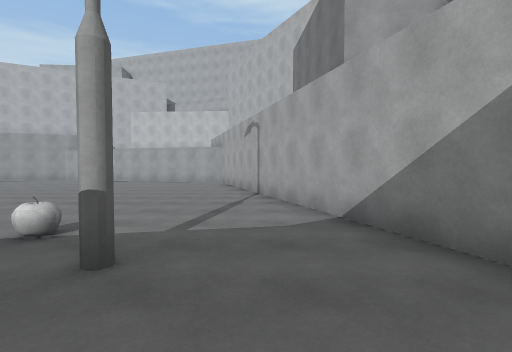
View 1 (above)

17 first-person views from a walk through a 3-D level made in the Unity game engine. The camera is 1.5 m above the floor, tilts 2° down and sees 85° across. The floor is counted in squares, 2 m on a side. Each view is taken from the middle of a square. On the plan, view 1 faces up. The plan holds only what a view shows up to about 10 squares ahead; the rest is blank. The place goes on beyond the plan. Surface patterns are stand-ins for the level's own textures.

View 2
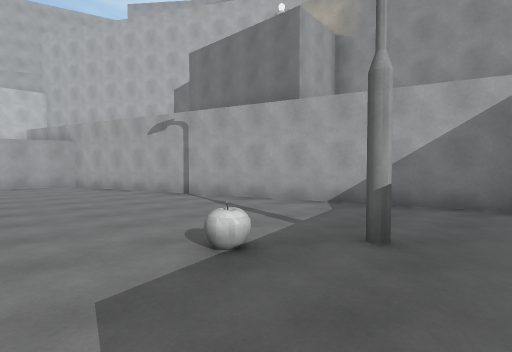

View 3
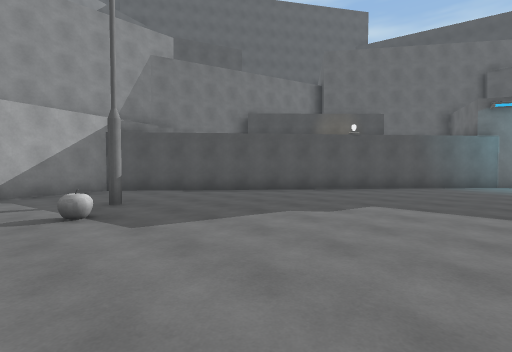

View 4
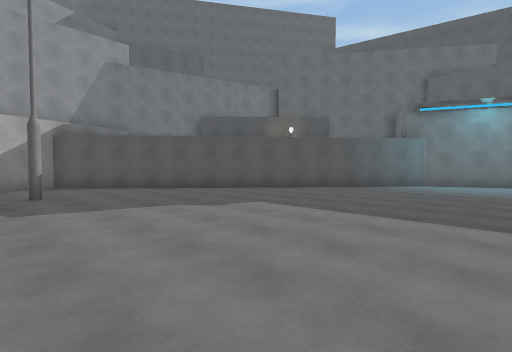

View 5
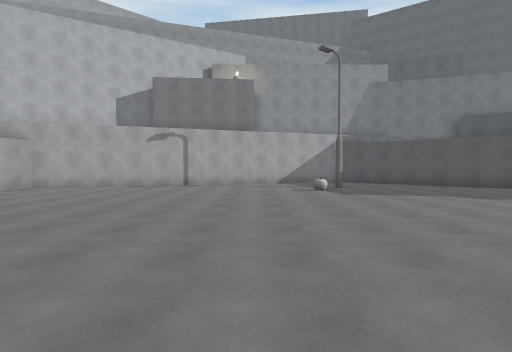

View 6
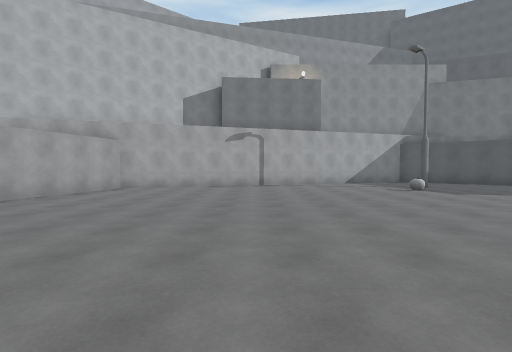

View 7
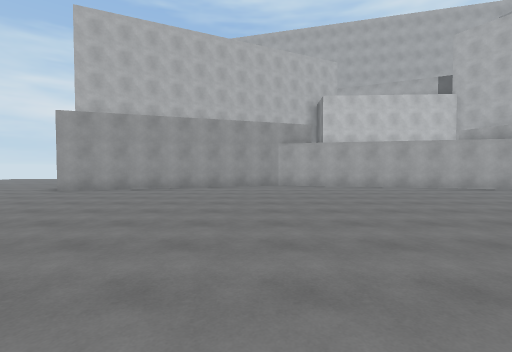

View 8
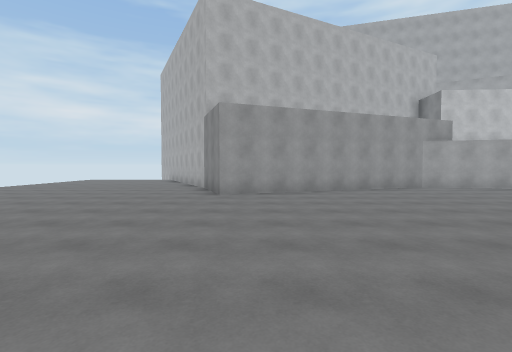

View 9
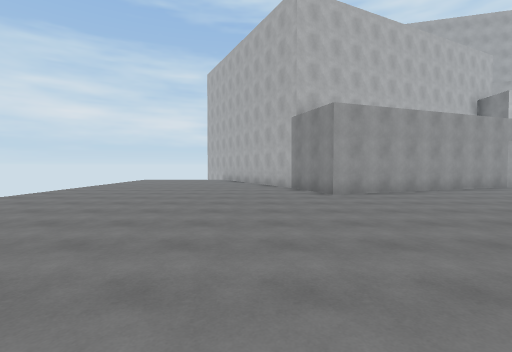

View 10
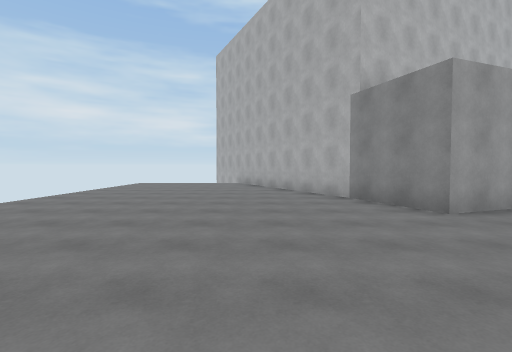

View 11
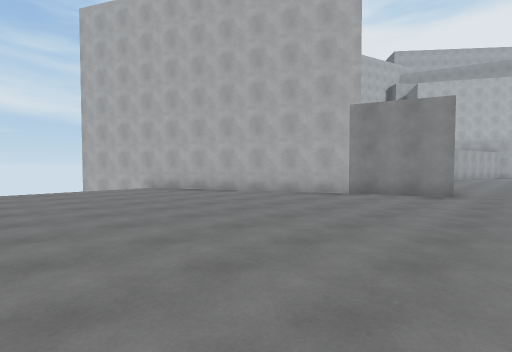

View 12
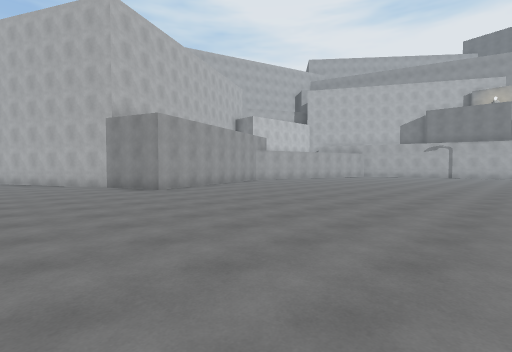

View 13
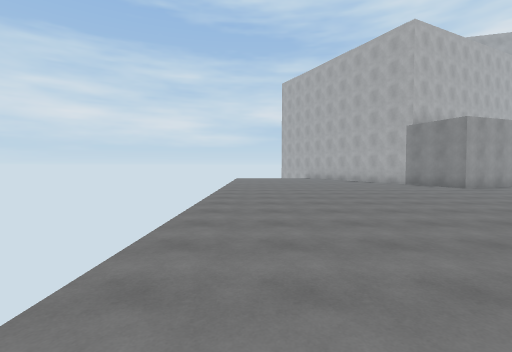

View 14
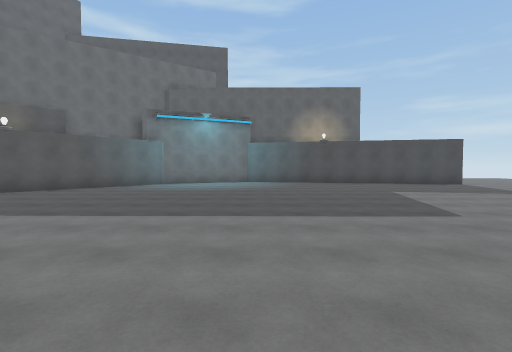

View 15
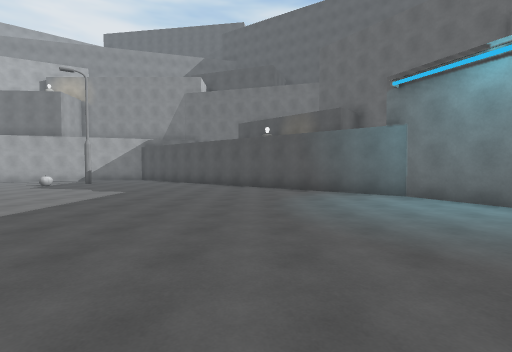

View 16
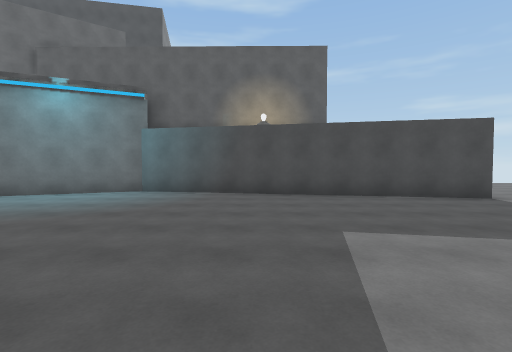

View 17
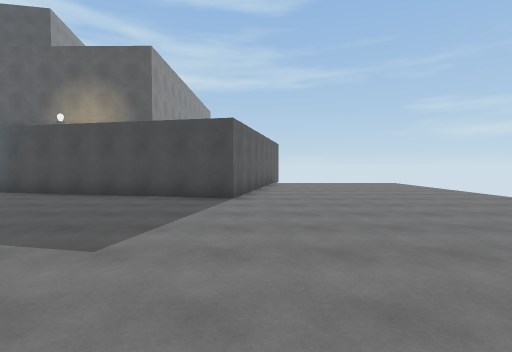

### Floor plan
Points are (right, up) in squares from view 1. A wall is a line through its corners. A room is listed if a view was taken in it or the views show most of it. See-through windows are left out.
Room 1 (views 1, 2, 3, 4, 5, 6, 7, 8, 9, 10, 11, 12, 13, 14, 15, 16, 17)
walls: (-19.2, -11.9) (-18.5, -8.5) (-9.6, -10.4) (-6.1, -8.7) (2.2, 1.2) (-1.5, 12.6) (-10.1, 14.9) (-17, 12.4) (-17.8, 14.6) (-21.2, 21.4)
objects: apple (-2, 3)

Positions as (right, up) in squares from view 1, and headings:
1: (0, 0), facing up
2: (-4, 1), facing up-right
3: (-7, 4), facing down-right
4: (-9, 3), facing down-right
5: (-11, 5), facing right
6: (-11, 8), facing right
7: (-11, 4), facing up
8: (-16, 5), facing up
9: (-19, 5), facing up
10: (-20, 8), facing up
11: (-25, 11), facing up-right
12: (-21, 4), facing up-right
13: (-24, 3), facing up
14: (-10, 3), facing down
15: (-13, -5), facing right
16: (-13, -2), facing down
17: (-19, -2), facing down
